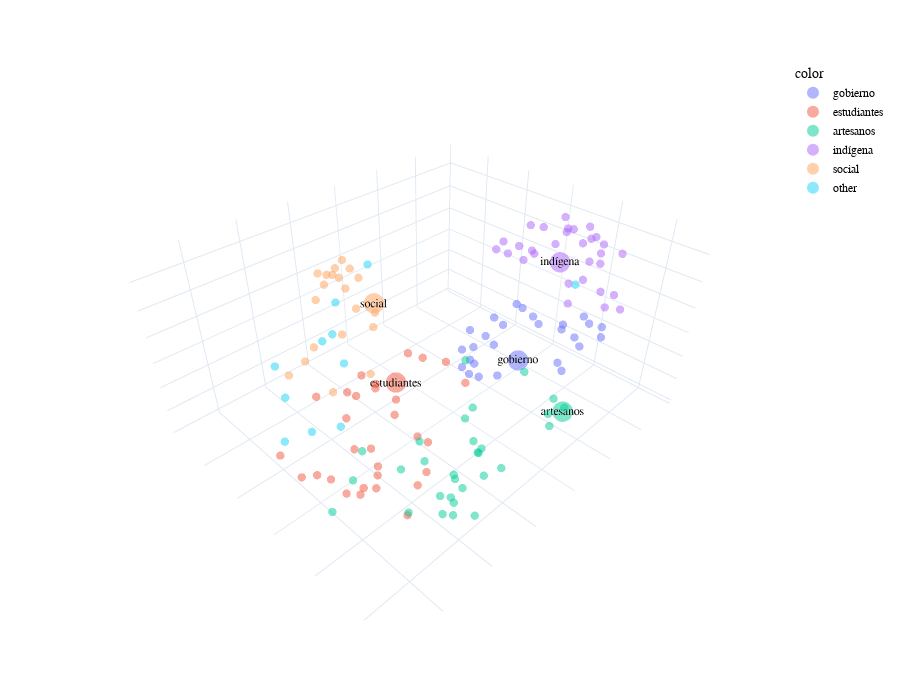

The code cell stored with this chart in its notebook:
### Code cell
_ = plot_embeddings(model, search, topn=30, n_dims=3, 
    algo='umap', n_neighbors=15, min_dist=.1, spread=40, random_state=23)

### Figure 1 — Plotly figure (JSON) as saved in the notebook; plotly's stock layout.template omitted (floating-point values rounded to 4 significant figures)
{"data": [{"customdata": [["acuerda", 5, "", "gobierno"], ["memorial", 5, "", "gobierno"], ["felicitación", 5, "", "gobierno"], ["leguiísmo", 5, "", "gobierno"], ["libertad", 5, "", "gobierno"], ["favorable", 5, "", "gobierno"], ["comunicado", 5, "", "gobierno"], ["felicitándolo", 5, "", "gobierno"], ["detenido", 5, "", "gobierno"], ["militar", 5, "", "gobierno"], ["regeneración", 5, "", "gobierno"], ["gobierno", 30, "gobierno", "gobierno"], ["decreto", 5, "", "gobierno"], ["guardia-civil", 5, "", "gobierno"], ["gestor", 5, "", "gobierno"], ["solidarizar", 5, "", "gobierno"], ["beneplácito", 5, "", "gobierno"], ["atropello", 5, "", "gobierno"], ["derrocar", 5, "", "gobierno"], ["pativilca", 5, "", "gobierno"], ["subprefecto", 5, "", "gobierno"], ["mérito", 5, "", "gobierno"], ["supremo", 5, "", "gobierno"], ["impuesto", 5, "", "gobierno"], ["insistir", 5, "", "gobierno"], ["nefasto", 5, "", "gobierno"], ["enérgico", 5, "", "gobierno"], ["prefecto", 5, "", "gobierno"]], "hovertemplate": "<b>%{hovertext}</b><br><br><extra></extra>", "hovertext": ["acuerda", "memorial", "felicitación", "leguiísmo", "libertad", "favorable", "comunicado", "felicitándolo", "detenido", "militar", "regeneración", "gobierno", "decreto", "guardia-civil", "gestor", "solidarizar", "beneplácito", "atropello", "derrocar", "pativilca", "subprefecto", "mérito", "supremo", "impuesto", "insistir", "nefasto", "enérgico", "prefecto"], "legendgroup": "gobierno", "marker": {"color": "#636efa", "line": {"width": 0}, "opacity": 0.5, "size": [5, 5, 5, 5, 5, 5, 5, 5, 5, 5, 5, 30, 5, 5, 5, 5, 5, 5, 5, 5, 5, 5, 5, 5, 5, 5, 5, 5], "sizemode": "area", "sizeref": 0.075, "symbol": "circle"}, "mode": "markers+text", "name": "gobierno", "scene": "scene", "showlegend": true, "text": ["", "", "", "", "", "", "", "", "", "", "", "gobierno", "", "", "", "", "", "", "", "", "", "", "", "", "", "", "", ""], "textposition": "middle center", "type": "scatter3d", "x": [-29.44, -35.24, -27.17, -22.98, -17.1, -37.48, -37.44, -43.48, -53.28, -18.38, -22.51, -24.48, -36.13, -46.46, -24.73, -18.04, -36.69, -39.91, -18.75, -44.92, -29.39, -46.14, -30.16, -51.05, -41.72, -28.6, -33.12, -29.49], "y": [-19.15, 23.99, -9.23, 0.9792, -11.74, -3.588, 4.359, 3.003, 16.09, -4.238, -16.83, 8.689, 18.2, 22.54, -12.15, -8.664, -13.25, 23.79, -9.454, -6.133, 24.32, 11.7, -3.613, 25.29, 30.57, -16.3, -9.674, 22.17], "z": [-19.0, -4.012, -15.8, -26.9, -26.6, -3.554, -5.456, -12.25, -7.346, -27.86, -23.73, -16.4, -1.77, -4.264, -29.27, -21.96, -13.72, -10.35, -29.58, -9.858, -15.34, -11.86, -9.456, -6.632, -3.903, -25.36, -23.15, -12.98]}, {"customdata": [["625", 5, "", "estudiantes"], ["mantas", 5, "", "estudiantes"], ["estudiantil", 5, "", "estudiantes"], ["aduana", 5, "", "estudiantes"], ["llanos-625", 5, "", "estudiantes"], ["514", 5, "", "estudiantes"], ["departamental-piurana", 5, "", "estudiantes"], ["cajamarquino", 5, "", "estudiantes"], ["filipinas", 5, "", "estudiantes"], ["aduana-549", 5, "", "estudiantes"], ["trujillano", 5, "", "estudiantes"], ["loretano", 5, "", "estudiantes"], ["cajamarquina", 5, "", "estudiantes"], ["278", 5, "", "estudiantes"], ["padre-jerónimo", 5, "", "estudiantes"], ["756", 5, "", "estudiantes"], ["1024", 5, "", "estudiantes"], ["rejar", 5, "", "estudiantes"], ["201", 5, "", "estudiantes"], ["estudiantes", 30, "estudiantes", "estudiantes"], ["santa-teresa", 5, "", "estudiantes"], ["412", 5, "", "estudiantes"], ["puno", 5, "", "estudiantes"], ["estudiante", 5, "", "estudiantes"], ["593", 5, "", "estudiantes"], ["llanos", 5, "", "estudiantes"], ["universitario-huancayo", 5, "", "estudiantes"], ["tarmeña", 5, "", "estudiantes"], ["6:30", 5, "", "estudiantes"], ["medicina", 5, "", "estudiantes"], ["condesuyos", 5, "", "estudiantes"]], "hovertemplate": "<b>%{hovertext}</b><br><br><extra></extra>", "hovertext": ["625", "mantas", "estudiantil", "aduana", "llanos-625", "514", "departamental-piurana", "cajamarquino", "filipinas", "aduana-549", "trujillano", "loretano", "cajamarquina", "278", "padre-jerónimo", "756", "1024", "rejar", "201", "estudiantes", "santa-teresa", "412", "puno", "estudiante", "593", "llanos", "universitario-huancayo", "tarmeña", "6:30", "medicina", "condesuyos"], "legendgroup": "estudiantes", "marker": {"color": "#EF553B", "line": {"width": 0}, "opacity": 0.5, "size": [5, 5, 5, 5, 5, 5, 5, 5, 5, 5, 5, 5, 5, 5, 5, 5, 5, 5, 5, 30, 5, 5, 5, 5, 5, 5, 5, 5, 5, 5, 5], "sizemode": "area", "sizeref": 0.075, "symbol": "circle"}, "mode": "markers+text", "name": "estudiantes", "scene": "scene", "showlegend": true, "text": ["", "", "", "", "", "", "", "", "", "", "", "", "", "", "", "", "", "", "", "estudiantes", "", "", "", "", "", "", "", "", "", "", ""], "textposition": "middle center", "type": "scatter3d", "x": [49.38, 73.48, 25.67, 50.89, 58.99, 59.44, 22.42, 39.29, 69.65, 63.63, 60.42, 46.22, 46.41, 49.59, 54.19, 70.28, 63.01, 63.46, 65.61, 37.18, 56.6, 55.86, 19.0, 20.96, 69.2, 41.9, 51.27, 60.96, 65.08, 43.75, 73.39], "y": [36.61, 21.79, 4.293, 26.0, 16.13, 43.2, 24.79, 22.21, 33.8, 32.52, 5.437, 13.34, 0.2422, 11.7, 19.51, 8.625, 11.73, 43.7, 35.85, 11.33, 43.36, 24.06, 13.74, 5.772, 27.43, 16.51, 10.88, 23.77, 26.76, 10.06, 4.66], "z": [11.93, 7.012, 10.6, 15.39, 13.1, 9.049, 9.025, -2.435, 6.398, 2.97, 14.87, 15.67, 5.187, 19.61, 1.189, -6.071, -10.01, 2.024, 11.57, 9.915, 11.59, -1.081, 8.853, 7.185, 1.389, 9.439, 12.99, -5.768, 13.53, 10.84, 1.625]}, {"customdata": [["173", 5, "", "artesanos"], ["tránsito", 5, "", "artesanos"], ["chacarilla", 5, "", "artesanos"], ["ubicado", 5, "", "artesanos"], ["treinta", 5, "", "artesanos"], ["huayucachi", 5, "", "artesanos"], ["tigre-173", 5, "", "artesanos"], ["pro-puente", 5, "", "artesanos"], ["unión-universal", 5, "", "artesanos"], ["confederación", 5, "", "artesanos"], ["artesanos", 30, "artesanos", "artesanos"], ["24", 5, "", "artesanos"], ["sinqueñas", 5, "", "artesanos"], ["musical", 5, "", "artesanos"], ["pullo", 5, "", "artesanos"], ["circulo-mutuo", 5, "", "artesanos"], ["parinacochana", 5, "", "artesanos"], ["sinqueña-confederada", 5, "", "artesanos"], ["camana", 5, "", "artesanos"], ["mestas", 5, "", "artesanos"], ["pallasquina", 5, "", "artesanos"], ["137", 5, "", "artesanos"], ["simpatizar", 5, "", "artesanos"], ["528", 5, "", "artesanos"], ["a.m", 5, "", "artesanos"], ["trabajadores", 5, "", "artesanos"], ["confederado", 5, "", "artesanos"], ["concepcion", 5, "", "artesanos"], ["cotabambas", 5, "", "artesanos"], ["tigre", 5, "", "artesanos"], ["décimo", 5, "", "artesanos"]], "hovertemplate": "<b>%{hovertext}</b><br><br><extra></extra>", "hovertext": ["173", "tránsito", "chacarilla", "ubicado", "treinta", "huayucachi", "tigre-173", "pro-puente", "unión-universal", "confederación", "artesanos", "24", "sinqueñas", "musical", "pullo", "circulo-mutuo", "parinacochana", "sinqueña-confederada", "camana", "mestas", "pallasquina", "137", "simpatizar", "528", "a.m", "trabajadores", "confederado", "concepcion", "cotabambas", "tigre", "décimo"], "legendgroup": "artesanos", "marker": {"color": "#00cc96", "line": {"width": 0}, "opacity": 0.5, "size": [5, 5, 5, 5, 5, 5, 5, 5, 5, 5, 30, 5, 5, 5, 5, 5, 5, 5, 5, 5, 5, 5, 5, 5, 5, 5, 5, 5, 5, 5, 5], "sizemode": "area", "sizeref": 0.075, "symbol": "circle"}, "mode": "markers+text", "name": "artesanos", "scene": "scene", "showlegend": true, "text": ["", "", "", "", "", "", "", "", "", "", "artesanos", "", "", "", "", "", "", "", "", "", "", "", "", "", "", "", "", "", "", "", ""], "textposition": "middle center", "type": "scatter3d", "x": [8.436, 46.31, 45.2, 55.33, 30.41, 22.01, 8.795, 29.45, 11.0, 10.16, 6.063, 47.75, 37.26, 18.92, 30.68, 18.54, 26.1, 18.8, 26.41, 70.2, 31.48, 51.39, 48.3, 40.36, 55.29, 29.58, 32.14, 27.88, 40.5, 9.119, 31.88], "y": [49.73, 43.21, 49.72, 11.42, 13.77, 33.44, 35.26, 31.4, 47.31, 45.76, 47.92, 6.912, 29.53, 21.48, 16.22, 27.99, 35.19, 37.42, 28.7, 21.49, 38.31, 47.68, 41.08, 36.68, 35.16, 34.91, 30.67, 26.26, 16.01, 46.3, 35.99], "z": [6.347, -7.75, -8.369, -16.46, -16.16, -22.95, 11.27, -24.33, -0.5113, 2.59, 2.297, -13.06, -23.14, 13.52, -22.85, -19.53, -7.338, -19.07, 0.3525, -9.599, -2.939, -4.729, -12.4, -15.59, -10.9, -2.265, -18.89, -23.51, -19.46, 7.953, 12.31]}, {"customdata": [["preceptora", 5, "", "indígena"], ["40", 5, "", "indígena"], ["costa", 5, "", "indígena"], ["matrimonio", 5, "", "indígena"], ["juzgado", 5, "", "indígena"], ["consignaciones", 5, "", "indígena"], ["construir", 5, "", "indígena"], ["divorcio", 5, "", "indígena"], ["control", 5, "", "indígena"], ["mal", 5, "", "indígena"], ["indígena", 30, "indígena", "indígena"], ["proletariado", 5, "", "indígena"], ["chiquián", 5, "", "indígena"], ["personero", 5, "", "indígena"], ["supresión", 5, "", "indígena"], ["abandono", 5, "", "indígena"], ["planta", 5, "", "indígena"], ["depósitos", 5, "", "indígena"], ["plano", 5, "", "indígena"], ["comprender", 5, "", "indígena"], ["correo", 5, "", "indígena"], ["insinuar", 5, "", "indígena"], ["desconocer", 5, "", "indígena"], ["irregularidad", 5, "", "indígena"], ["f", 5, "", "indígena"], ["competente", 5, "", "indígena"], ["telefónico", 5, "", "indígena"], ["doña", 5, "", "indígena"], ["activar", 5, "", "indígena"], ["devolución", 5, "", "indígena"], ["aparición", 5, "", "indígena"]], "hovertemplate": "<b>%{hovertext}</b><br><br><extra></extra>", "hovertext": ["preceptora", "40", "costa", "matrimonio", "juzgado", "consignaciones", "construir", "divorcio", "control", "mal", "indígena", "proletariado", "chiquián", "personero", "supresión", "abandono", "planta", "depósitos", "plano", "comprender", "correo", "insinuar", "desconocer", "irregularidad", "f", "competente", "telefónico", "doña", "activar", "devolución", "aparición"], "legendgroup": "indígena", "marker": {"color": "#ab63fa", "line": {"width": 0}, "opacity": 0.5, "size": [5, 5, 5, 5, 5, 5, 5, 5, 5, 5, 30, 5, 5, 5, 5, 5, 5, 5, 5, 5, 5, 5, 5, 5, 5, 5, 5, 5, 5, 5, 5], "sizemode": "area", "sizeref": 0.075, "symbol": "circle"}, "mode": "markers+text", "name": "indígena", "scene": "scene", "showlegend": true, "text": ["", "", "", "", "", "", "", "", "", "", "indígena", "", "", "", "", "", "", "", "", "", "", "", "", "", "", "", "", "", "", "", ""], "textposition": "middle center", "type": "scatter3d", "x": [-23.2, -33.53, -12.03, -55.91, -56.06, -44.16, -45.19, -53.04, -54.43, -34.96, -27.63, -13.53, -39.79, -50.24, -39.98, -48.02, -43.54, -44.41, -45.92, -46.27, -44.57, -37.67, -32.05, -36.27, -12.72, -13.04, -51.6, -15.55, -49.08, -31.22, -52.78], "y": [19.63, 3.756, 10.07, 6.021, 12.65, 31.28, 16.03, 8.618, 18.8, 25.48, 19.16, 6.849, 31.02, 5.942, 21.17, 7.722, 21.66, 34.3, 23.35, 7.181, 23.72, -2.505, 3.312, 17.27, 4.838, 13.42, 14.05, 17.48, 23.46, 9.094, 27.18], "z": [35.01, 23.02, 32.39, 1.607, 22.65, 12.54, 26.03, -4.842, 23.23, 26.59, 26.78, 34.81, 9.511, 24.93, 16.03, 27.72, 30.96, 8.067, 20.74, 32.41, 25.31, 15.42, 32.9, 34.73, 31.62, 35.8, 29.31, 33.75, 8.406, 34.44, 23.38]}, {"customdata": [["progresista-parobamba", 5, "", "social"], ["anoche", 5, "", "social"], ["espiritual", 5, "", "social"], ["denominado", 5, "", "social"], ["sihuas", 5, "", "social"], ["cabana", 5, "", "social"], ["social", 30, "social", "social"], ["ambo", 5, "", "social"], ["propender", 5, "", "social"], ["fundar", 5, "", "social"], ["chuco", 5, "", "social"], ["intelectual", 5, "", "social"], ["denominar", 5, "", "social"], ["auxilio-mutuo", 5, "", "social"], ["lema", 5, "", "social"], ["físico", 5, "", "social"], ["prolongación", 5, "", "social"], ["cabanista", 5, "", "social"], ["santo", 5, "", "social"], ["institucion", 5, "", "social"], ["misa", 5, "", "social"]], "hovertemplate": "<b>%{hovertext}</b><br><br><extra></extra>", "hovertext": ["progresista-parobamba", "anoche", "espiritual", "denominado", "sihuas", "cabana", "social", "ambo", "propender", "fundar", "chuco", "intelectual", "denominar", "auxilio-mutuo", "lema", "físico", "prolongación", "cabanista", "santo", "institucion", "misa"], "legendgroup": "social", "marker": {"color": "#FFA15A", "line": {"width": 0}, "opacity": 0.5, "size": [5, 5, 5, 5, 5, 5, 30, 5, 5, 5, 5, 5, 5, 5, 5, 5, 5, 5, 5, 5, 5], "sizemode": "area", "sizeref": 0.075, "symbol": "circle"}, "mode": "markers+text", "name": "social", "scene": "scene", "showlegend": true, "text": ["", "", "", "", "", "", "social", "", "", "", "", "", "", "", "", "", "", "", "", "", ""], "textposition": "middle center", "type": "scatter3d", "x": [38.25, 22.68, 0.9432, 4.125, 46.22, 21.77, 13.3, 41.71, 5.489, 10.87, 21.34, 13.44, 14.77, 26.53, 6.934, 1.705, 53.12, 18.33, 42.18, 14.8, 28.96], "y": [-10.82, -40.03, -53.59, -53.73, -20.46, -16.23, -25.57, -21.5, -56.64, -51.19, -25.1, -40.59, -54.63, -40.24, -52.71, -47.76, -19.48, -19.12, -13.02, -49.17, -10.13], "z": [16.24, 14.75, 6.969, 11.77, 5.24, 8.403, 9.62, 7.819, 7.728, 9.242, 11.28, 9.11, 10.05, 10.22, 5.817, 5.713, 4.162, 11.08, -5.065, 11.68, -3.501]}, {"customdata": [["774", 5, "", "other"], ["instalar", 5, "", "other"], ["cuzco", 5, "", "other"], ["259", 5, "", "other"], ["canteña", 5, "", "other"], ["civil", 5, "", "other"], ["tipuani", 5, "", "other"], ["huanuco", 5, "", "other"], ["huanta", 5, "", "other"], ["principio", 5, "", "other"], ["juvenil-marca", 5, "", "other"]], "hovertemplate": "<b>%{hovertext}</b><br><br><extra></extra>", "hovertext": ["774", "instalar", "cuzco", "259", "canteña", "civil", "tipuani", "huanuco", "huanta", "principio", "juvenil-marca"], "legendgroup": "other", "marker": {"color": "#19d3f3", "line": {"width": 0}, "opacity": 0.5, "size": [5, 5, 5, 5, 5, 5, 5, 5, 5, 5, 5], "sizemode": "area", "sizeref": 0.075, "symbol": "circle"}, "mode": "markers+text", "name": "other", "scene": "scene", "showlegend": true, "text": ["", "", "", "", "", "", "", "", "", "", ""], "textposition": "middle center", "type": "scatter3d", "x": [55.88, 29.64, 15.48, 59.13, 42.06, -53.35, 68.04, 41.35, 58.41, -3.107, 62.12], "y": [8.855, -28.15, -44.48, -13.12, -6.033, 10.53, -1.43, -17.09, -17.47, -47.89, 3.752], "z": [3.398, 3.584, 2.461, 2.718, 10.01, 4.111, -1.026, 12.14, 11.56, 9.385, 2.219]}], "layout": {"font": {"color": "#000000", "family": "Franklin Gothic", "size": 12}, "height": 700, "legend": {"itemsizing": "constant", "title": {"text": "color"}, "tracegroupgap": 0}, "margin": {"t": 60}, "scene": {"domain": {"x": [0, 1], "y": [0, 1]}, "xaxis": {"showticklabels": false, "title": {"text": ""}}, "yaxis": {"showticklabels": false, "title": {"text": ""}}, "zaxis": {"showticklabels": false, "title": {"text": ""}}}, "width": 900}}
